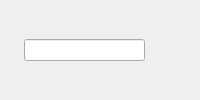
<?xml version="1.0" encoding="UTF-8"?>
<ui version="4.0">
 <class>EventFindBar</class>
 <widget class="QWidget" name="EventFindBar">
  <property name="sizePolicy">
   <sizepolicy hsizetype="Preferred" vsizetype="Fixed">
    <horstretch>0</horstretch><verstretch>0</verstretch>
   </sizepolicy>
  </property>
  <layout class="QHBoxLayout" name="horizontalLayoutEventFind">
   <property name="spacing"><number>0</number></property>
   <property name="leftMargin"><number>0</number></property>
   <property name="topMargin"><number>0</number></property>
   <property name="rightMargin"><number>0</number></property>
   <property name="bottomMargin"><number>0</number></property>
   <item>
    <widget class="QToolButton" name="toolButtonCloseEventFind">
     <property name="toolTip"><string>Close Find Bar</string></property>
     <property name="icon">
      <iconset theme="window-close">
       <normaloff>.</normaloff>.</iconset>
     </property>
     <property name="autoRaise"><bool>true</bool></property>
    </widget>
   </item>
   <item>
    <widget class="QLineEdit" name="lineEditEventFind">
     <property name="clearButtonEnabled"><bool>true</bool></property>
    </widget>
   </item>
   <item>
    <widget class="QToolButton" name="toolButtonEventFindPrev">
     <property name="toolTip"><string>Find Previous</string></property>
     <property name="autoRaise"><bool>true</bool></property>
    </widget>
   </item>
   <item>
    <widget class="QToolButton" name="toolButtonEventFindNext">
     <property name="toolTip"><string>Find Next</string></property>
     <property name="autoRaise"><bool>true</bool></property>
    </widget>
   </item>
   <item>
    <widget class="QLabel" name="labelEventFindStatus">
     <property name="text"><string/></property>
     <property name="margin"><number>4</number></property>
    </widget>
   </item>
  </layout>
 </widget>
 <resources/>
 <connections/>
</ui>
